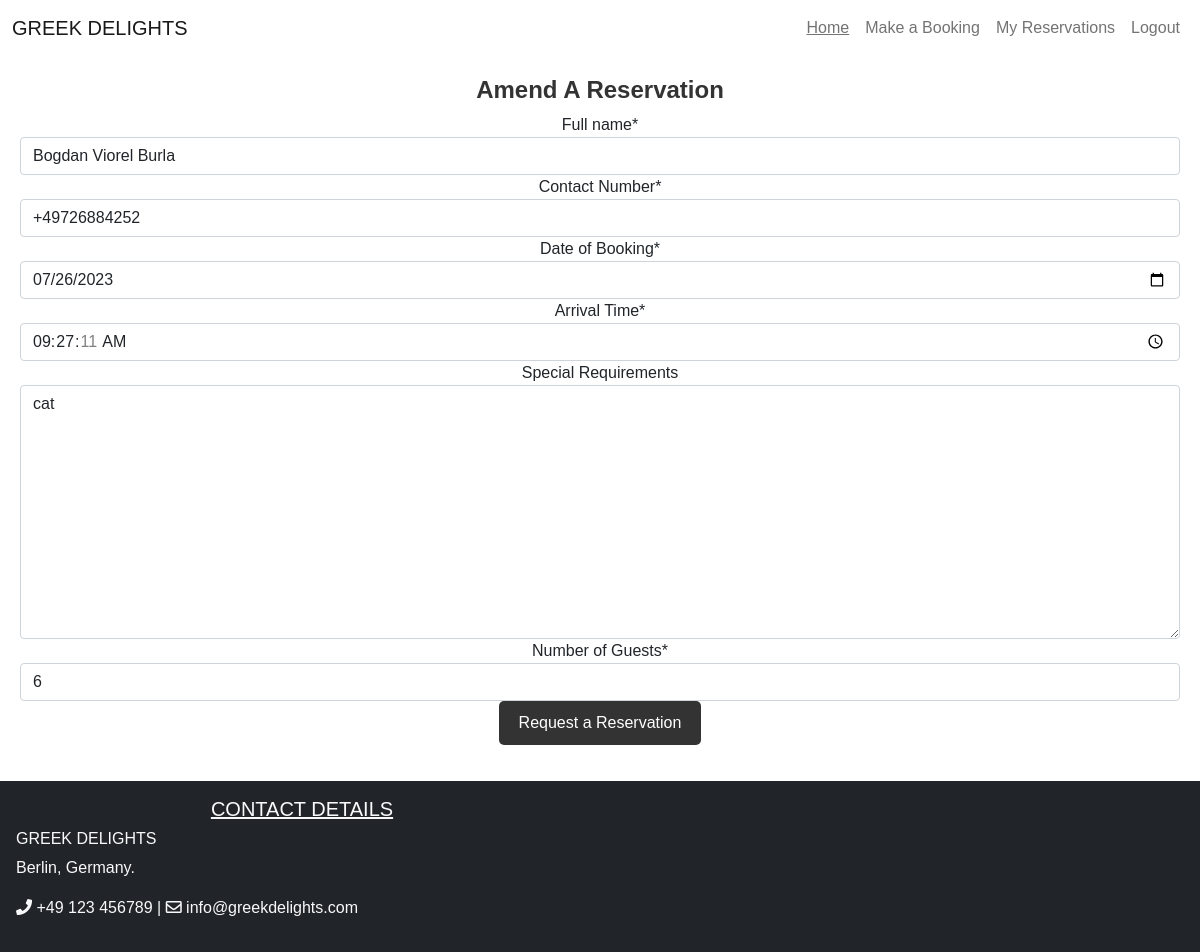
The page /amend/12/ (signed in) on the database its author committed.
### reservation/models.py (models this page shows, shortened)
class Reservation(models.Model):
    user = models.ForeignKey(User, on_delete=models.CASCADE)
    full_name = models.CharField(max_length=300, blank=False)
    email = models.CharField(max_length=300, blank=False)
    phoneNumberRegex = RegexValidator(regex=r'^\+?1?\d{9,15}$')
    mobile = models.CharField(validators=[phoneNumberRegex], max_length=15, blank=False)
    date = models.DateField(blank=False)
    time = models.TimeField(blank=False)
    guests = models.PositiveIntegerField(blank=False)
    requests = models.TextField(max_length=400)
    status = models.IntegerField(choices=STATUS, default=0)
    class Meta:
        ordering = ['-date']
        constraints = [
            models.UniqueConstraint(
                fields=['user', 'date', 'time'], name='unique_reservation'
            ),
        ]

### reservation/views.py (the view)
# urls.py: path('amend/<reservation_id>/', views.amend_reservation, name='amend'),
def amend_reservation(request, reservation_id):
    if request.user.is_authenticated:
        reservation = get_object_or_404(Reservation, id=reservation_id)
        current_user = request.user
        if current_user == reservation.user:
            context = {
                "mobile": reservation.mobile,
                "date": reservation.date,
                "time": reservation.time,
                "requests": reservation.requests,
                "guests": reservation.guests
            }
            if request.method == 'POST':
                reservation_form = ReservationForm(request.POST, instance=reservation)
                if reservation_form.is_valid():
                    updated_reservation = reservation_form.save(commit=False)
                    updated_reservation.status = 0
                    try:
                        updated_reservation.save()
                    except IntegrityError:
                        error = 'You have already requested this reservation'
                        return render(request, 'amend_reservation.html', {
                            "reservation_form": ReservationForm(request.POST),
                            'error': error,
                        })
                    return redirect(reverse("reservations"))
                else:
                    return render(request, 'amend_reservation.html', {
                        "reservation_form": ReservationForm(request.POST)
                    })
            else:
                reservation_form = ReservationForm(instance=reservation)
                return render(request, 'amend_reservation.html', {
                    "reservation_form": reservation_form,
                    "reservation_id": reservation_id
                })
        else:
            return redirect(reverse("reservations"))
    else:
        return redirect(reverse("account_login"))

### reservation/templates/amend_reservation.html (shortened to what this page needs)
{% extends "base.html" %}
{% block content %}
{% load crispy_forms_tags %}
<div class="container mb-3">
    <div class="row">
        <div class="col-lg-12 text-center">
            <h4 class="page-heading">Amend A Reservation</h4>
            <form method="POST">
                {{ reservation_form | crispy }}
                <button type="submit" class="btn btn-dark">Request a Reservation</button>
            </form>
        </div>
    </div>
</div>
{% endblock %}

### reservation/static/reservation/style.css (style rules this page uses)
body { font-family: Arial, sans-serif; }
.container { max-width: 1200px; margin: 0 auto; padding: 20px; }
.page-heading { color: #333; font-size: 24px; font-weight: bold; }
.btn { display: inline-block; padding: 10px 20px; background-color: #007bff; color: #fff; text-decoration: none; border: none; border-radius: 5px; cursor: pointer; }
.btn-dark { background-color: #333; }

### rows shown on the page
Reservation: full_name "Bogdan Viorel Burla", mobile "+49726884252", date "07/26/2023", time "09:27:11", requests "cat", guests "6"
